Frame 1 (no input): blank canvas, image omitted
Frame 60 (no input): blank canvas, image omitted
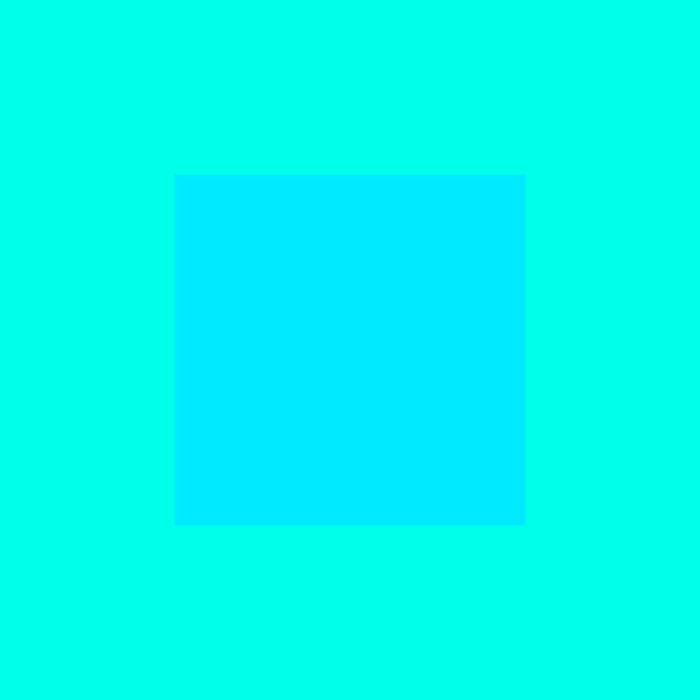
Frame 120 (the mouse pressed at the canvas centre since frame 60)

The p5.js sketch whose frames 1 and 60 were blank and that drew this single picture after the mouse press (run headless with seeded random() and noise() and a simulated clock; from frame 60 on, the mouse is pressed at the canvas centre):

// p5.js sketch
// ── sketch.js
function setup() {
  createCanvas(700, 700);
}


function draw() {
  colorMode(HSB, 360, 100, 100);
  background(mouseY/2, 100, 100);
  noStroke();

  rectMode(CENTER);
  rect(350, 350, mouseX + 1, mouseX + 1);
  fill(360 - mouseY/2, 100, 100);
}
